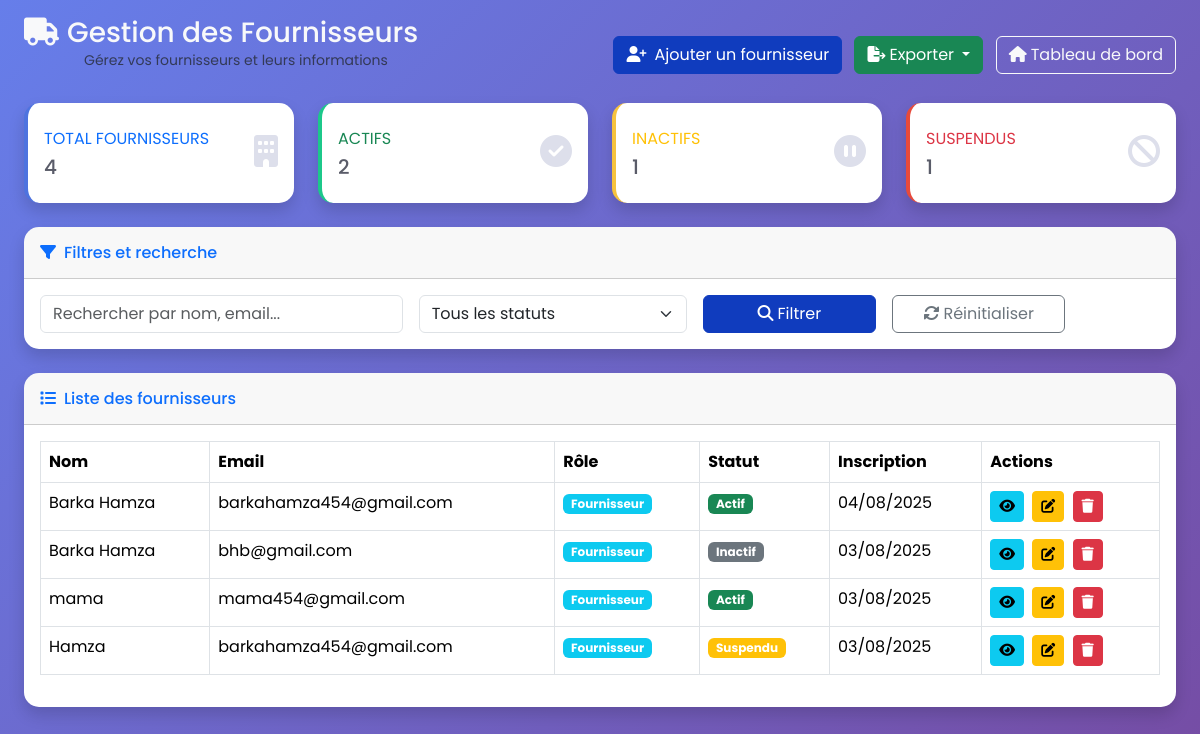
Page /accounts/suppliers/ (signed in) on the committed database.
### apps/core/models.py (models this page shows, shortened)
class Supplier(models.Model):
    class Status(models.TextChoices):
        ACTIVE = "ACTIVE", "Actif"
        INACTIVE = "INACTIVE", "Inactif"
        SUSPENDED = "SUSPENDED", "Suspendu"
    name = models.CharField(max_length=200, verbose_name="Nom du fournisseur")
    contact_person = models.CharField(max_length=150, verbose_name="Personne de contact")
    email = models.EmailField(verbose_name="Email")
    phone_regex = RegexValidator(
        regex=r'^\+?1?\d{9,15}$',
        message="Le numéro doit être au format: '+999999999'. 15 chiffres maximum."
    )
    phone = models.CharField(validators=[phone_regex], max_length=17, verbose_name="Téléphone")
    address = models.TextField(verbose_name="Adresse complète")
    city = models.CharField(max_length=100, verbose_name="Ville")
    postal_code = models.CharField(max_length=20, verbose_name="Code postal")
    country = models.CharField(max_length=100, default="France", verbose_name="Pays")
    tax_number = models.CharField(max_length=50, blank=True, verbose_name="Numéro TVA")
    payment_terms = models.CharField(max_length=100, default="30 jours", verbose_name="Conditions de paiement")
    credit_limit = models.DecimalField(max_digits=12, decimal_places=2, default=0.00, verbose_name="Limite de crédit (€)")
    status = models.CharField(max_length=20, choices=Status.choices, default=Status.ACTIVE, verbose_name="Statut")
    notes = models.TextField(blank=True, verbose_name="Notes internes")
    created_at = models.DateTimeField(auto_now_add=True, verbose_name="Créé le")
    updated_at = models.DateTimeField(auto_now=True, verbose_name="Modifié le")
    class Meta:
        verbose_name = "Fournisseur"
        verbose_name_plural = "Fournisseurs"
        ordering = ['name']

### apps/accounts/views.py (the view)
# urls.py: path('suppliers/',        views.SupplierListView.as_view(),      name='supplier_list'),
class SupplierListView(LoginRequiredMixin, AdminRequiredMixin, ListView):
    model = Supplier
    template_name = 'accounts/suppliers/supplier_list.html'
    context_object_name = 'suppliers'
    paginate_by = 15
    def get_queryset(self):
        qs = Supplier.objects.all().order_by('-created_at')
        self.form = SupplierSearchForm(self.request.GET)
        if self.form.is_valid():
            search = self.form.cleaned_data.get('search', '')
            status = self.form.cleaned_data.get('status', '')
            if search:
                qs = qs.filter(name__icontains=search)
            if status:
                qs = qs.filter(status=status)
        return qs
    def get_context_data(self, **kwargs):
        ctx = super().get_context_data(**kwargs)
        form = getattr(self, 'form', SupplierSearchForm())
        qs = ctx['page_obj'].paginator.object_list
        ctx['search_form'] = form
        ctx['total'] = qs.count()
        if form.is_valid():
            ctx['status_filter'] = form.cleaned_data.get('status', '')
        else:
            ctx['status_filter'] = ''
        ctx['status_choices'] = Supplier.Status.choices
        ctx['active'] = qs.filter(status=Supplier.Status.ACTIVE).count()
        ctx['inactive'] = qs.filter(status=Supplier.Status.INACTIVE).count()
        ctx['suspended'] = qs.filter(status=Supplier.Status.SUSPENDED).count()
        return ctx

### apps/accounts/forms.py
class SupplierSearchForm(forms.Form):
    search = forms.CharField(
        required=False,
        widget=forms.TextInput(attrs={'class':'form-control','placeholder':'Rechercher par nom, email…'}),
        label=""
    )
    status = forms.ChoiceField(
        required=False,
        choices=[('', 'Tous les statuts')] + list(Supplier.Status.choices),
        widget=forms.Select(attrs={'class':'form-select'})
    )

### apps/accounts/models.py (called while the page is built)
    def is_admin(self):
        return self.role == self.Role.ADMIN

### apps/accounts/views.py (called while the page is built)
    def test_func(self):
        return self.request.user.is_authenticated and self.request.user.is_admin()

### apps/accounts/templates/accounts/suppliers/supplier_list.html (shortened to what this page needs)
{% extends 'base.html' %}
{% load crispy_forms_tags %}
{% block content %}
<div class="container-fluid px-4 mt-5">
    <div class="d-flex justify-content-between align-items-center mb-4 supplier-header">
        <div>
            <h1 class="h3 mb-0 text-light header_titre">
                <i class="fas fa-truck me-2 text-light"></i>Gestion des Fournisseurs
            </h1>
            <p class="text-muted mb-2">Gérez vos fournisseurs et leurs informations</p>
        </div>
        <div>
            <a href="{% url 'accounts:supplier_add' %}" class="btn btn-primary me-2">
                <i class="fas fa-user-plus me-2"></i>Ajouter un fournisseur
            </a>
            <div class="btn-group me-2">
                <button
                    class="btn btn-success dropdown-toggle"
                    data-bs-toggle="dropdown"
                    aria-expanded="false"
                >
                    <i class="fas fa-file-export me-1"></i>Exporter
                </button>
            </div>
            <a href="{% url 'core:dashboard' %}" class="btn btn-outline-light">
                <i class="fas fa-home me-1"></i>Tableau de bord
            </a>
        </div>
    </div>
    <div class="row mb-4">
        <div class="col-xl-3 col-md-6">
            <div class="card border-left-primary shadow h-100 py-2">
                <div class="card-body">
                    <div class="row no-gutters align-items-center">
                        <div class="col mr-2">
                            <div class="text-xs font-weight-bold text-primary text-uppercase mb-1">
                                Total Fournisseurs
                            </div>
                            <div class="h5 mb-0 font-weight-bold text-gray-800">{{ total }}</div>
                        </div>
                        <div class="col-auto">
                            <i class="fas fa-building fa-2x text-gray-300"></i>
                        </div>
                    </div>
                </div>
            </div>
        </div>
        <div class="col-xl-3 col-md-6">
            <div class="card border-left-success shadow h-100 py-2">
                <div class="card-body">
                    <div class="row no-gutters align-items-center">
                        <div class="col mr-2">
                            <div class="text-xs font-weight-bold text-success text-uppercase mb-1">
                                Actifs
                            </div>
                            <div class="h5 mb-0 font-weight-bold text-gray-800">{{ active }}</div>
                        </div>
                        <div class="col-auto">
                            <i class="fas fa-check-circle fa-2x text-gray-300"></i>
                        </div>
                    </div>
                </div>
            </div>
        </div>
        <div class="col-xl-3 col-md-6">
            <div class="card border-left-warning shadow h-100 py-2">
                <div class="card-body">
                    <div class="row no-gutters align-items-center">
                        <div class="col mr-2">
                            <div class="text-xs font-weight-bold text-warning text-uppercase mb-1">
                                Inactifs
                            </div>
                            <div class="h5 mb-0 font-weight-bold text-gray-800">{{ inactive }}</div>
                        </div>
                        <div class="col-auto">
                            <i class="fas fa-pause-circle fa-2x text-gray-300"></i>
                        </div>
                    </div>
                </div>
            </div>
        </div>
        <div class="col-xl-3 col-md-6">
            <div class="card border-left-danger shadow h-100 py-2">
                <div class="card-body">
                    <div class="row no-gutters align-items-center">
                        <div class="col mr-2">
                            <div class="text-xs font-weight-bold text-danger text-uppercase mb-1">
                                Suspendus
                            </div>
                            <div class="h5 mb-0 font-weight-bold text-gray-800">{{ suspended }}</div>
                        </div>
                        <div class="col-auto">
                            <i class="fas fa-ban fa-2x text-gray-300"></i>
                        </div>
                    </div>
                </div>
            </div>
        </div>
    </div>
    <div class="card shadow mb-4">
        <div class="card-header py-3">
            <h6 class="m-0 font-weight-bold text-primary">
                <i class="fas fa-filter me-2"></i>Filtres et recherche
            </h6>
        </div>
        <div class="card-body">
            <form method="get" class="row g-3">
                <div class="col-md-4">
                    <input type="text"
                           name="search"
                           class="form-control"
                           placeholder="Rechercher par nom, email..."
                           value="{{ search_form.cleaned_data.search|default:'' }}">
                </div>
                <div class="col-md-3">
                    <select name="status" class="form-select">
                        <option value="">Tous les statuts</option>
                    </select>
                </div>
                <div class="col-md-2">
                    <button type="submit" class="btn btn-primary w-100">
                        <i class="fas fa-search me-1"></i>Filtrer
                    </button>
                </div>
                <div class="col-md-2">
                    <a href="{% url 'accounts:supplier_list' %}" class="btn btn-outline-secondary w-100">
                        <i class="fas fa-sync-alt me-1"></i>Réinitialiser
                    </a>
                </div>
            </form>
        </div>
    </div>
    <div class="card shadow mb-4">
        <div class="card-header py-3">
            <h6 class="m-0 font-weight-bold text-primary">
                <i class="fas fa-list me-2"></i>Liste des fournisseurs
            </h6>
        </div>
        <div class="card-body">
            {% if suppliers %}
                <div class="table-responsive">
                    <table class="table table-bordered" width="100%" cellspacing="0">
                        <thead>
                            <tr>
                                <th>Nom</th>
                                <th>Email</th>
                                <th>Rôle</th>
                                <th>Statut</th>
                                <th>Inscription</th>
                                <th>Actions</th>
                            </tr>
                        </thead>
                        <tbody>
                            {% for supplier in suppliers %}
                                <tr>
                                    <td class="font-weight-bold">{{ supplier.name }}</td>
                                    <td>{{ supplier.email }}</td>
                                    <td>
                                        <span class="badge bg-info">Fournisseur</span>
                                    </td>
                                    <td>
                                        {% if supplier.status == 'ACTIVE' %}
                                            <span class="badge bg-success">Actif</span>
                                        {% elif supplier.status == 'INACTIVE' %}
                                            <span class="badge bg-secondary">Inactif</span>
                                        {% else %}
                                            <span class="badge bg-warning">Suspendu</span>
                                        {% endif %}
                                    </td>
                                    <td>{{ supplier.created_at|date:"d/m/Y" }}</td>
                                    <td>
                                        <a href="{% url 'accounts:supplier_detail' supplier.pk %}"
                                           class="btn btn-info btn-sm me-1" title="Voir">
                                            <i class="fas fa-eye"></i>
                                        </a>
                                        <a href="{% url 'accounts:supplier_edit' supplier.pk %}"
                                           class="btn btn-warning btn-sm me-1" title="Modifier">
                                            <i class="fas fa-edit"></i>
                                        </a>
                                        <a href="{% url 'accounts:supplier_delete' supplier.pk %}"
                                           class="btn btn-danger btn-sm" title="Supprimer">
                                            <i class="fas fa-trash"></i>
                                        </a>
                                    </td>
                                </tr>
                            {% endfor %}
                        </tbody>
                    </table>
                </div>
            {% endif %}
        </div>
    </div>
</div>
{% endblock %}

### templates/base.html (style rules this page uses)
:root { --primary-color: #103cbe; --secondary-color: #6c757d; --success-color: #28a745; --danger-color: #dc3545; --warning-color: #ffc107; --info-color: #17a2b8; }
body { font-family: 'Poppins', sans-serif; background: linear-gradient(135deg, #667eea 0%, #764ba2 100%); min-height: 100vh; }
.btn-primary { background: var(--primary-color); border-color: var(--primary-color); transition: all 0.3s ease; }
.card { border: none; border-radius: 15px; overflow: hidden; transition: transform 0.3s ease, box-shadow 0.3s ease; }

### apps/accounts/templates/accounts/suppliers/supplier_list.html (style rules this page uses)
.supplier-header { margin-top: -1rem; }
.header_titre { margin-top: -1rem; }
p { font-size: 14px; margin-left: 60px; }
.border-left-primary { border-left: 0.25rem solid #4e73df !important; }
.border-left-success { border-left: 0.25rem solid #1cc88a !important; }
.border-left-warning { border-left: 0.25rem solid #f6c23e !important; }
.border-left-danger { border-left: 0.25rem solid #e74a3b !important; }
.text-gray-800 { color: #5a5c69 !important; }
.text-gray-300 { color: #dddfeb !important; }

### rows in the picture
Supplier: name "Barka Hamza", email "barkahamza454@gmail.com", status "Actif", created_at "04/08/2025"
Supplier: name "Barka Hamza", email "bhb@gmail.com", status "Inactif", created_at "03/08/2025"
Supplier: name "mama", email "mama454@gmail.com", status "Actif", created_at "03/08/2025"
Supplier: name "Hamza", email "barkahamza454@gmail.com", status "Suspendu", created_at "03/08/2025"

### other values in the picture
{{ total }} "4"
{{ active }} "2"
{{ inactive }} "1"
{{ suspended }} "1"
